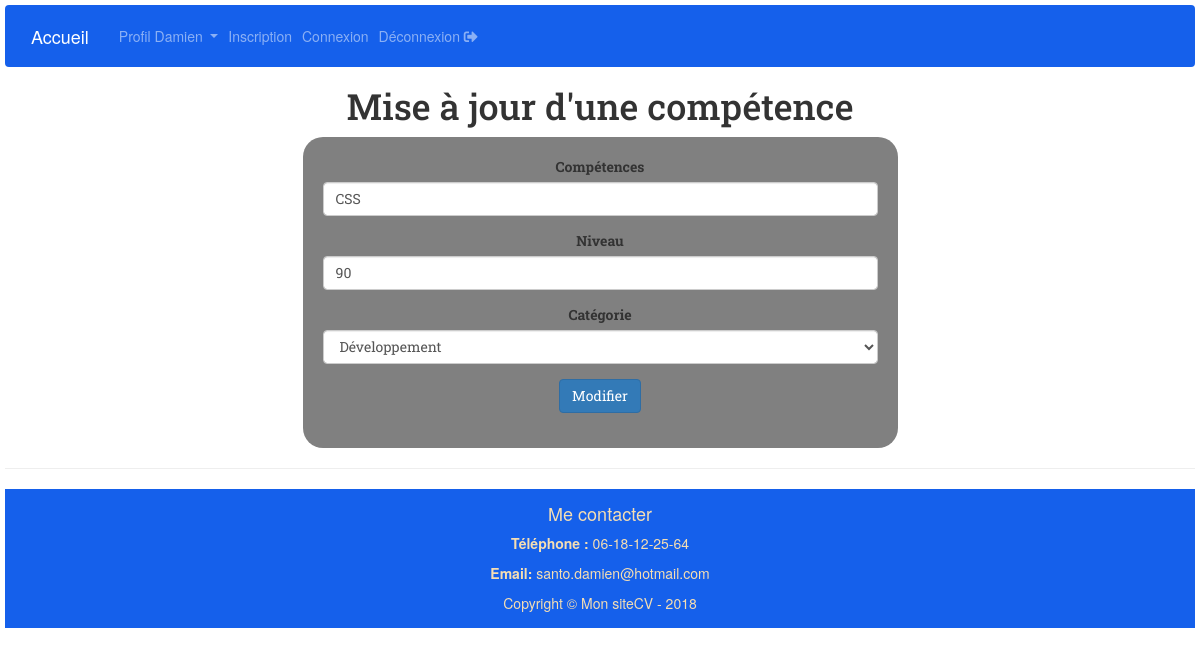
Screenshot of /modif_competence.php?id_competence=9 (signed in) with the database file from the repository.
### tables this page shows
CREATE TABLE `t_utilisateurs` (
  `id_utilisateur` int(3) NOT NULL,
  `prenom` varchar(45) NOT NULL,
  `nom` varchar(45) NOT NULL,
  `email` varchar(50) NOT NULL,
  `telephone` varchar(20) NOT NULL,
  `portable` varchar(20) NOT NULL,
  `mdp` varchar(15) NOT NULL,
  `pseudo` varchar(15) NOT NULL,
  `age` smallint(5) NOT NULL,
  `anniversaire` date NOT NULL,
  `genre` enum('Homme','Femme') NOT NULL,
  `civilite` enum('M','Mme') NOT NULL,
  `adresse` text NOT NULL,
  `code_postal` varchar(5) NOT NULL,
  `ville` varchar(30) NOT NULL,
  `pays` varchar(30) NOT NULL,
  `commentaire` text NOT NULL
);

CREATE TABLE `t_competences` (
  `id_competence` int(3) NOT NULL,
  `competence` varchar(150) NOT NULL,
  `niveau` int(3) NOT NULL,
  `categorie` enum('Développement','Gestion de projet','Infographie') NOT NULL,
  `id_utilisateur` int(3) NOT NULL
);

### modif_competence.php (the view, shortened to what this page needs)
<?php require 'connexion.php';
if (isset($_SESSION['connexion_admin'])) {
    $id_utilisateur=$_SESSION['id_utilisateur'];
}else {
    header('location:authentification.php');
}
$sql = $pdoCV -> query(" SELECT * FROM t_utilisateurs WHERE id_utilisateur = '$id_utilisateur'");
$ligne_utilisateur = $sql-> fetch();
$id_competence = $_GET['id_competence'];
$sql = $pdoCV -> query (" SELECT * FROM  t_competences WHERE id_competence='$id_competence' ");
$ligne_competence = $sql -> fetch();
?>
<?php require 'inc/haut_page.php'; ?>
<?php require 'inc/navigation.php'; ?>
        <h1 class="text-center">Mise à jour d'une compétence</h1>
        <div class="formulaire mx-auto text-center">
            <form action="modif_competence.php" method="post">
               <div class="form-group">
                    <label for="competence">Compétences</label>
                    <input class="form-control" type="text" name="competence" value="<?php echo $ligne_competence['competence']; ?>" required>
               </div>
               <div class="form-group">
                    <label for="niveau">Niveau</label>
                    <input class="form-control" type="text" name="niveau" value="<?php echo $ligne_competence['niveau']; ?>" required>
               </div>
               <div class="form-group">
                    <label for="categorie">Catégorie</label>
                    <select name="categorie" class="form-control">
                        <option value="Développement"
                            <?php
                                if (!(strcmp("Développement", $ligne_competence['categorie']))) {
                                    echo "selected=\"selected\"";
                                }
                            ?>>Développement</option>
                    </select>
               </div>
                <div class="form-group">
                    <button class="btn btn-primary" type="submit">Modifier</button>
                </div>
            </form>
        </div>
<?php require 'inc/bas_page.php'; ?>

### inc/navigation.php (shortened to what this page needs)
<nav class="navbar navbar-expand-sm navbar-dark text-white">
    <a class="navbar-brand" href="index.php">Accueil </a>
    <ul class="navbar-nav">
    <li class="nav-item dropdown">
      <a class="nav-link dropdown-toggle" href="#" id="navbardrop" data-toggle="dropdown">
        Profil <?php echo $ligne_utilisateur['prenom']; ?>
      </a>
    </li>
    <li class="nav-item">
      <a class="nav-link" href="#">Inscription</a>
    </li>
    <li class="nav-item">
      <a class="nav-link" href="connexion.php">Connexion</a>
    </li>
    <li class="nav-item">
      <a class="nav-link" href="../admin/index.php?quitter=oui" title="déconnecter vous ! ">Déconnexion <i class="fas fa-sign-out-alt"></i></a>
    </li>
  </ul>
</nav>

### css/style.css (style rules this page uses)
.navbar { background: rgb(21, 96, 235); }
.formulaire { font-family: 'Roboto Slab', serif; width: 50%; background: grey; margin: 0 auto; padding: 20px; border-radius: 20px; }
h1 { font-family: 'Roboto Slab', serif; }

### rows the page displays
t_utilisateurs: prenom "Damien"
t_competences: competence "CSS", niveau "90", categorie "Développement"
